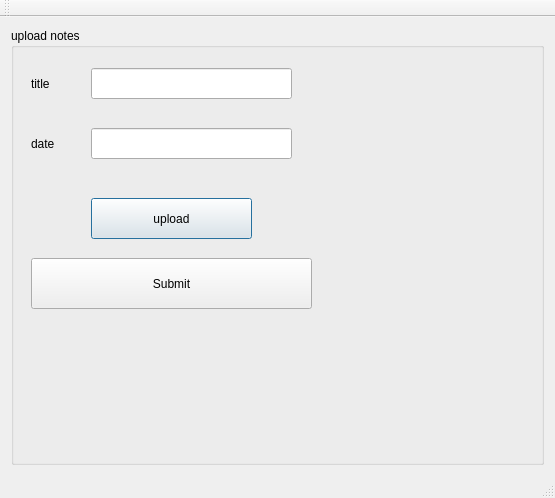
<?xml version="1.0" encoding="UTF-8"?>
<ui version="4.0">
 <class>buttonClass</class>
 <widget class="QMainWindow" name="buttonClass">
  <property name="geometry">
   <rect>
    <x>0</x>
    <y>0</y>
    <width>555</width>
    <height>498</height>
   </rect>
  </property>
  <property name="windowTitle">
   <string>button</string>
  </property>
  <widget class="QWidget" name="centralWidget">
   <layout class="QHBoxLayout" name="horizontalLayout">
    <item>
     <widget class="QGroupBox" name="groupBox">
      <property name="title">
       <string>upload notes</string>
      </property>
      <widget class="QPushButton" name="upload">
       <property name="geometry">
        <rect>
         <x>80</x>
         <y>170</y>
         <width>161</width>
         <height>41</height>
        </rect>
       </property>
       <property name="text">
        <string>upload</string>
       </property>
       <property name="autoDefault">
        <bool>true</bool>
       </property>
       <property name="default">
        <bool>true</bool>
       </property>
      </widget>
      <widget class="QLabel" name="label">
       <property name="geometry">
        <rect>
         <x>20</x>
         <y>40</y>
         <width>71</width>
         <height>31</height>
        </rect>
       </property>
       <property name="text">
        <string>title</string>
       </property>
       <property name="buddy">
        <cstring>lineEdit_title</cstring>
       </property>
      </widget>
      <widget class="QLabel" name="label_2">
       <property name="geometry">
        <rect>
         <x>20</x>
         <y>100</y>
         <width>71</width>
         <height>31</height>
        </rect>
       </property>
       <property name="text">
        <string>date</string>
       </property>
       <property name="buddy">
        <cstring>lineEdit_date</cstring>
       </property>
      </widget>
      <widget class="QLineEdit" name="lineEdit_title">
       <property name="geometry">
        <rect>
         <x>80</x>
         <y>40</y>
         <width>201</width>
         <height>31</height>
        </rect>
       </property>
      </widget>
      <widget class="QLineEdit" name="lineEdit_date">
       <property name="geometry">
        <rect>
         <x>80</x>
         <y>100</y>
         <width>201</width>
         <height>31</height>
        </rect>
       </property>
      </widget>
      <widget class="QPushButton" name="submit_info">
       <property name="geometry">
        <rect>
         <x>20</x>
         <y>230</y>
         <width>281</width>
         <height>51</height>
        </rect>
       </property>
       <property name="text">
        <string>Submit</string>
       </property>
      </widget>
     </widget>
    </item>
   </layout>
  </widget>
  <widget class="QToolBar" name="mainToolBar">
   <attribute name="toolBarArea">
    <enum>TopToolBarArea</enum>
   </attribute>
   <attribute name="toolBarBreak">
    <bool>false</bool>
   </attribute>
  </widget>
  <widget class="QStatusBar" name="statusBar"/>
 </widget>
 <layoutdefault spacing="6" margin="11"/>
 <tabstops>
  <tabstop>lineEdit_title</tabstop>
  <tabstop>lineEdit_date</tabstop>
  <tabstop>upload</tabstop>
 </tabstops>
 <resources/>
 <connections/>
 <slots>
  <signal>signal1()</signal>
  <slot>on_click()</slot>
 </slots>
</ui>
